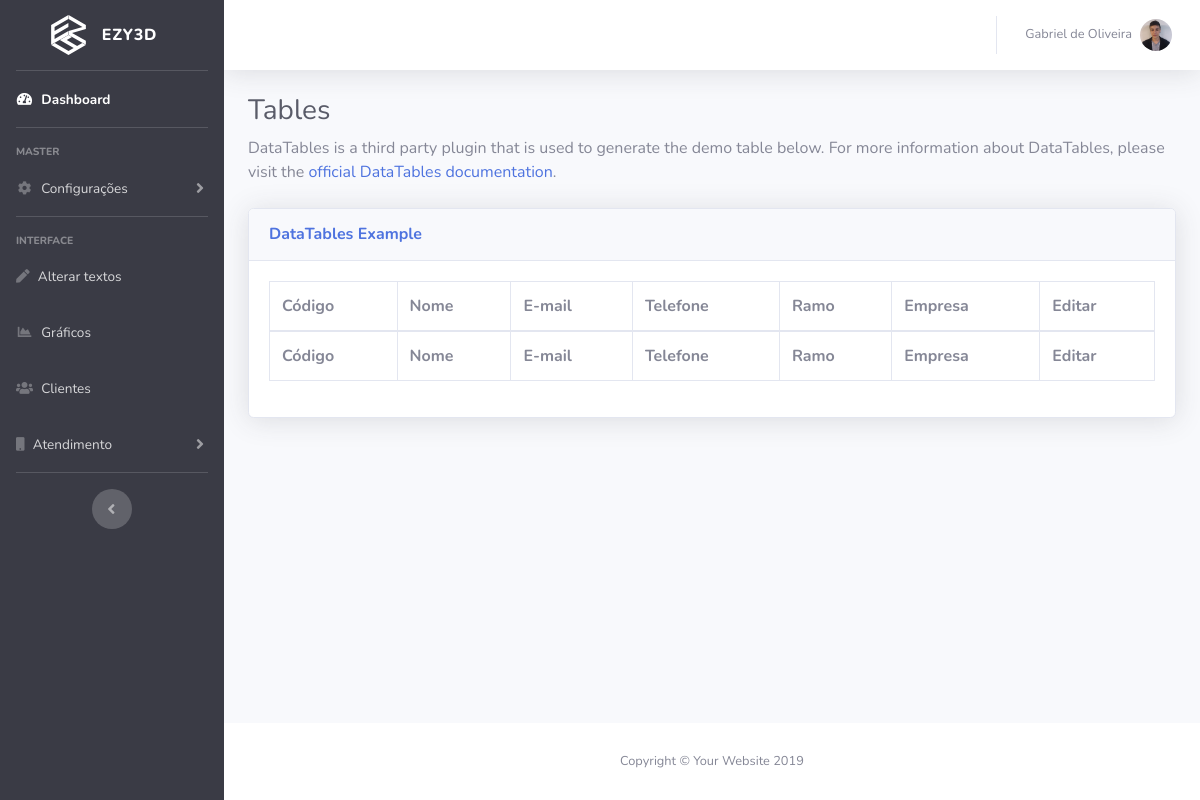
The app's page /site/dashboard/clientes.php (signed in), older data.
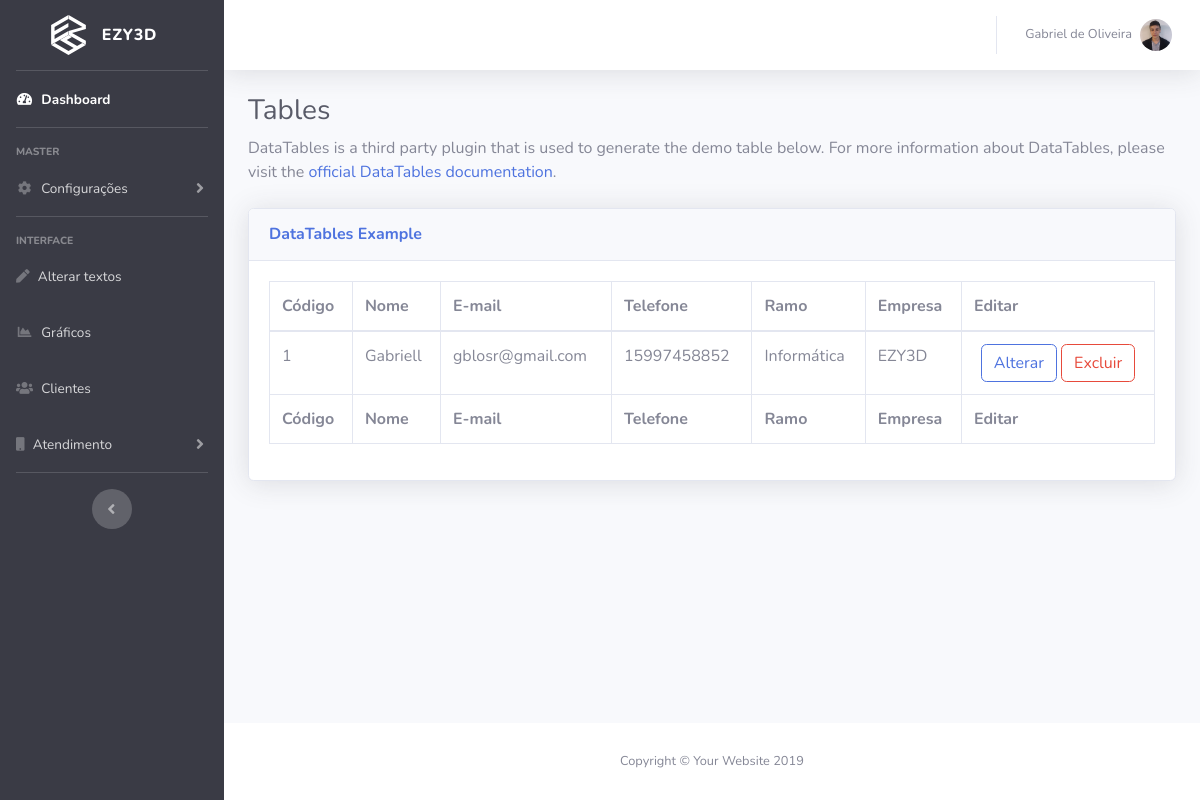
The same page, newer data.
### tables this page shows
CREATE TABLE IF NOT EXISTS `cliente` (
  `idcliente` int(11) NOT NULL AUTO_INCREMENT,
  `nome` varchar(30) NOT NULL,
  `sobrenome` varchar(50) NOT NULL,
  `email` varchar(50) NOT NULL,
  `senha` varchar(40) NOT NULL,
  `telefone` char(11) NOT NULL,
  `pais` varchar(30) NOT NULL,
  `ramo` varchar(20) DEFAULT NULL,
  `empresa` varchar(20) DEFAULT NULL,
  PRIMARY KEY (`idcliente`)
);

### site/Classes/Conexao.php (called while the page is built, shortened)
<?php
class Conexao {
    private $usuario;
    private $senha;
    private $bd;
    private $conexao;
    public function __construct() {
        $this->usuario = "root";
        $this->senha = "";
        $this->bd = "batata";
        $this->servidor = "localhost";
    }
    public function conectar() {
        $this->conexao = new PDO("mysql:host=$this->servidor;dbname=$this->bd", $this->usuario, $this->senha,
            array(PDO::MYSQL_ATTR_INIT_COMMAND => "SET NAMES utf8"));
    }
    public function executarFetchAll($sql, $valores) {
        $comando = $this->conexao->prepare($sql);
        $comando->execute();
        return $comando->fetchAll();
    }
}
?>

### site/Classes/Crud.php (called while the page is built, shortened)
<?php
require_once "Conexao.php";
class Crud extends Conexao {
    public function consultar($coluna, $tabela, $restricao, $valores) {
        $sql = "SELECT $coluna FROM $tabela $restricao";
        return parent::executarFetchAll($sql, $valores);
    }
}
?>

### site/dashboard/clientes.php (the view, shortened to what this page needs)
<!DOCTYPE html>
<html lang="en">
<head>
  <link href="vendor/fontawesome-free/css/all.min.css" rel="stylesheet" type="text/css">
  <link href="css/sb-admin-2.min.css" rel="stylesheet">
  <link href="vendor/datatables/dataTables.bootstrap4.min.css" rel="stylesheet">
</head>
<body id="page-top">
  <div id="wrapper">
      <?php
include "menu.php";
?>
   <div class="container-fluid">
    <h1 class="h3 mb-2 text-gray-800">Tables</h1>
    <p class="mb-4">DataTables is a third party plugin that is used to generate the demo table below. For more information about DataTables, please visit the <a target="_blank" href="https://datatables.net">official DataTables documentation</a>.</p>
    <div class="card shadow mb-4">
      <div class="card-header py-3">
        <h6 class="m-0 font-weight-bold text-primary">DataTables Example</h6>
      </div>
      <div class="card-body">
        <div class="table-responsive">
          <table class="table table-bordered" id="dataTable" width="100%" cellspacing="0">
            <thead>
              <tr>
                <th>Código</th>
                <th>Nome</th>
                <th>E-mail</th>
                <th>Telefone</th>
                <th>Ramo</th>
                <th>Empresa</th>
<?php if ($permissao == "@571824") {?>
                <th>Editar</th>
<?php }?>
              </tr>
            </thead>
            <tfoot>
              <tr>
                <th>Código</th>
                <th>Nome</th>
                <th>E-mail</th>
                <th>Telefone</th>
                <th>Ramo</th>
                <th>Empresa</th>
<?php if ($permissao == "@571824") {?>
                <th>Editar</th>
<?php }?>
              </tr>
            </tfoot>
            <tbody>
             <?php
require_once "../Classes/Conexao.php";
$obj = new Usuario();
$registro = $obj->consultar("*", "cliente", null, null);
foreach ($registro as $cliente) {?>
              <tr>
                <td><?=$cliente['idcliente']?></td>
                <td><?=$cliente['nome']?></td>
                <td><?=$cliente['email']?></td>
                <td><?=$cliente['telefone']?></td>
                <td><?=$cliente['ramo']?></td>
                <td><?=$cliente['empresa']?></td>
<?php if ($permissao == "@571824") {?>
                <td class="text-center">
                  <a class="btn btn-outline-primary" id="btn-alterar" href="javascript:consultarCliente(<?=$cliente['idcliente']?>, 'consultar')">Alterar</a>
                  <a class="btn btn-outline-danger" onclick="return confirmar()"  href="javascript:excluirCliente(<?=$cliente['idcliente']?>, 'excluir')">Excluir</a>
                </td>
<?php }?>
              </tr>
            <?php }?>
          </tbody>
        </table>
      </div>
    </div>
  </div>
</div>
</div>
<footer class="sticky-footer bg-white">
  <div class="container my-auto">
    <div class="copyright text-center my-auto">
      <span>Copyright &copy; Your Website 2019</span>
    </div>
  </div>
</footer>
</div>
</div>
</body>
</html>

### site/dashboard/menu.php (shortened to what this page needs)
<ul class="navbar-nav bg-gray-900 sidebar sidebar-dark accordion" id="accordionSidebar">
  <a class="sidebar-brand d-flex align-items-center justify-content-center" href="index.php">
    <div class="sidebar-brand-icon">
      <img src="img/logo_white.svg" width="35px" alt="">
    </div>
    <div class="sidebar-brand-text mx-3">EZY3D</div>
  </a>
  <hr class="sidebar-divider my-0">
      <?php if ($permissao == "@571824" || $permissao == "&43642" || $permissao == "$3590" || $permissao == "*271" || $permissao == "#11") {?>
                    <li class="nav-item active">
    <a class="nav-link" href="index.php">
      <i class="fas fa-fw fa-tachometer-alt"></i>
      <span>Dashboard</span></a>
  </li>
<?php }?>
  <hr class="sidebar-divider">
<?php if ($permissao == "@571824") {?>
                  <div>
    <div class="sidebar-heading">
      master
    </div>
    <li class="nav-item">
      <a class="nav-link collapsed" href="#" data-toggle="collapse" data-target="#collapseTwo" aria-expanded="true"
        aria-controls="collapseTwo">
        <i class="fas fa-fw fa-cog"></i>
        <span>Configurações</span>
      </a>
    </li>
    <hr class="sidebar-divider">
  </div>
<?php }?>
  <div class="sidebar-heading">
    Interface
  </div>
  <?php if ($permissao == "@571824" || $permissao == "&43642") {?>
                <li class="nav-item">
    <a class="nav-link" href="textos.php">
      <i class="fas fa-pen"></i>
      <span>Alterar textos</span></a>
  </li>
<?php }?>
    <?php if ($permissao == "@571824" || $permissao == "&43642" || $permissao == "$3590" || $permissao == "*271" || $permissao == "#11") {?>
                  <li class="nav-item">
    <a class="nav-link" href="graficos.php">
      <i class="fas fa-fw fa-chart-area"></i>
      <span>Gráficos</span></a>
  </li>
<?php }?>
      <?php if ($permissao == "@571824" || $permissao == "&43642" || $permissao == "$3590 " || $permissao == "*271 ") {?>
                    <li class="nav-item">
    <a class="nav-link" href="clientes.php">
      <i class="fas fa-users"></i>
      <span>Clientes</span></a>
  </li>
  <li class="nav-item">
    <a class="nav-link collapsed" href="#" data-toggle="collapse" data-target="#collapsePages" aria-expanded="true"
      aria-controls="collapsePages">
      <i class="fas fa-mobile"></i>
      <span>Atendimento</span></a>
  </li>
<?php }?>
  <hr class="sidebar-divider d-none d-md-block">
  <div class="text-center d-none d-md-inline">
    <button class="rounded-circle border-0" id="sidebarToggle"></button>
  </div>
</ul>
<div id="content-wrapper" class="d-flex flex-column">
  <div id="content">
    <nav class="navbar navbar-expand navbar-light bg-white topbar mb-4 static-top shadow">
      <ul class="navbar-nav ml-auto">
        <li class="nav-item dropdown no-arrow">
          <a class="nav-link dropdown-toggle" href="#" id="userDropdown" role="button" data-toggle="dropdown"
            aria-haspopup="true" aria-expanded="false">
            <span class="mr-2 d-none d-lg-inline text-gray-600 small"><?=$nome_admin?></span>
            <img class="img-profile rounded-circle" src="img/gabriel.jpg" width="60px">
          </a>
        </li>
      </ul>
    </nav>

Row changes from the older to the newer data that the page shows:
added cliente: idcliente "1", nome "Gabriell", email "gblosr@gmail.com", telefone "15997458852", ramo "Informática", empresa "EZY3D"
